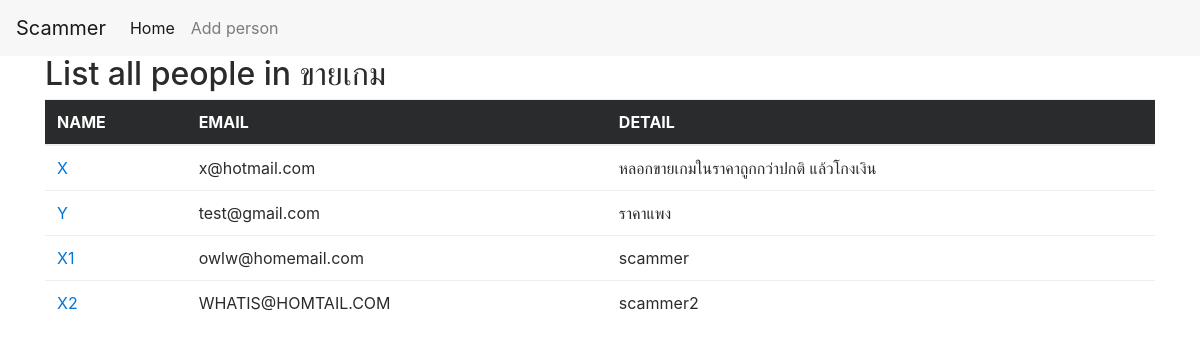
The app's page /list/1 with its own data.
### scammerlist/models.py (models this page shows, shortened)
class Catalog(models.Model):
    type_cat = models.CharField(max_length=200)
    def __str__(self):
        return self.type_cat

class Person(models.Model):
    catalog = models.ForeignKey(Catalog, on_delete=models.CASCADE)
    name = models.CharField(max_length=200)
    email = models.CharField(max_length=200)
    mobile_number = models.CharField(max_length=10)
    detail = models.CharField(max_length=400)

### scammerlist/views.py (the view)
# urls.py: url(r'^list/(?P<catalog_id>[0-9]+)$', views.listname, name='listname'),
def listname(request,catalog_id):
    catalog = get_object_or_404(Catalog,pk=catalog_id)
    return render(request,"scammerlist/detail.html",{"catalog":catalog})

### scammerlist/templates/scammerlist/detail.html (shortened to what this page needs)
{% load static %}
<head>
<link rel="stylesheet" href="{% static 'css/bootstrap.min.css' %}">
<link rel="stylesheet" href="{% static 'css/bootstrap-theme.min.css' %}">
</head>
<nav class="navbar navbar-toggleable-md navbar-light bg-faded">
  <a class="navbar-brand" href="{% url 'index' %}">Scammer</a>
  <div class="collapse navbar-collapse">
    <div class="navbar-nav">
      <a class="nav-item nav-link active" href="{% url 'index' %}">Home <span class="sr-only">(current)</span></a>
      <a class="nav-item nav-link" href="{% url 'addperson' %}">Add person</a>
    </div>
  </div>
</nav>
<div class="container">
<h2>List all people in {{ catalog }}</h2>
    <table class="table" id="table_list">
      <thead class="thead-inverse">
        <tr>
          <th>NAME</th>
          <th>EMAIL</th>
          <th>DETAIL</th>
        </tr>
      </thead>
      <tbody>
        {% for people in catalog.person_set.all %}
            <tr>
              <td><a href="{% url 'person_de' people.id %}">{{ people.name }}</a></td>
              <td>{{ people.email }}</td>
              <td>{{ people.detail }}</td>
            </tr>
        {% endfor %}
      </tbody>
    </table>
</div>

### records on screen
Catalog: type_cat "ขายเกม"
Person: name "X", email "x@hotmail.com", detail "หลอกขายเกมในราคาถูกกว่าปกติ แล้วโกงเงิน"
Person: name "Y", email "test@gmail.com", detail "ราคาแพง"
Person: name "X1", email "owlw@homemail.com", detail "scammer"
Person: name "X2", email "WHATIS@HOMTAIL.COM", detail "scammer2"
